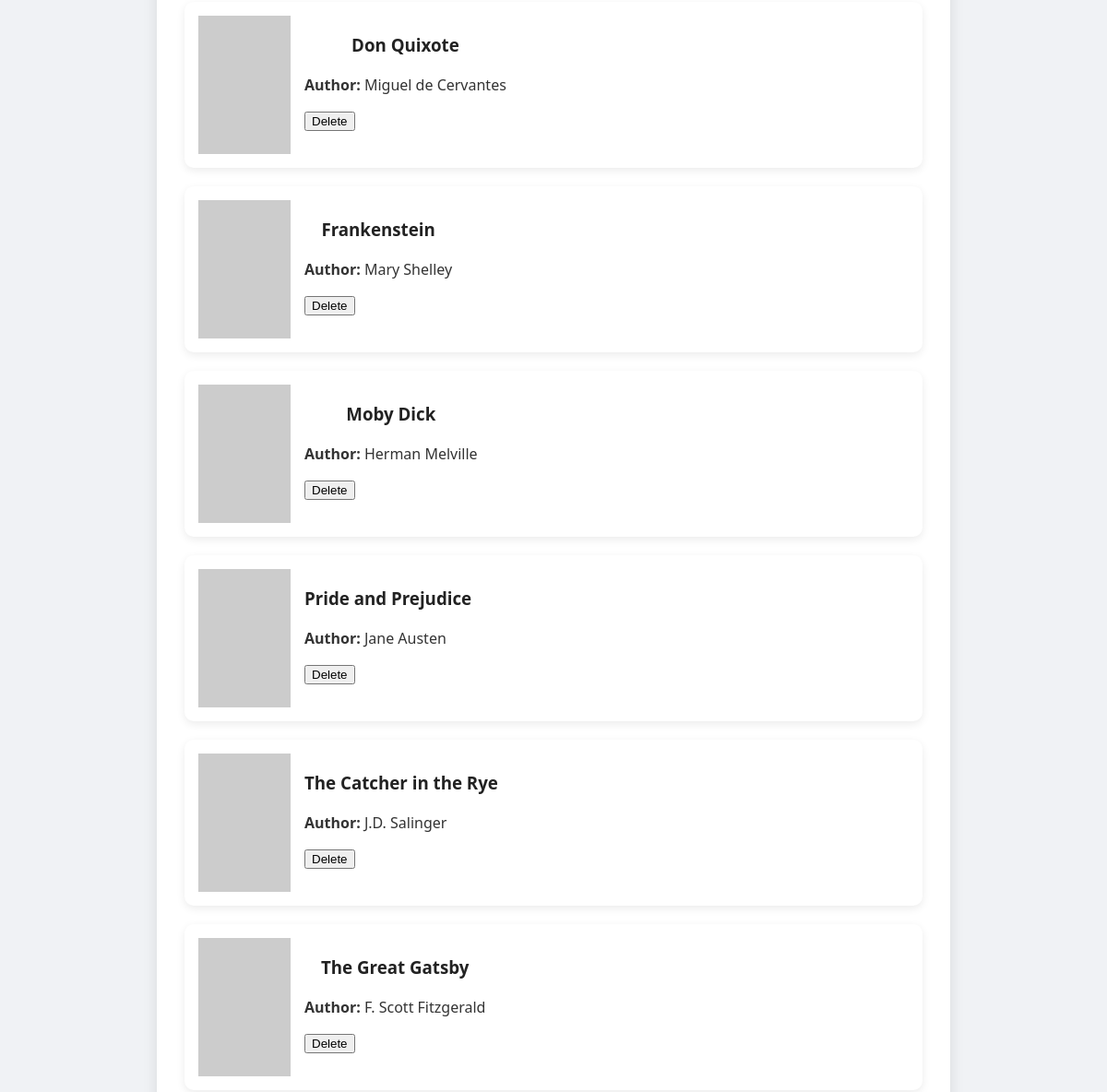
Before: / (middle part) with the older database file.
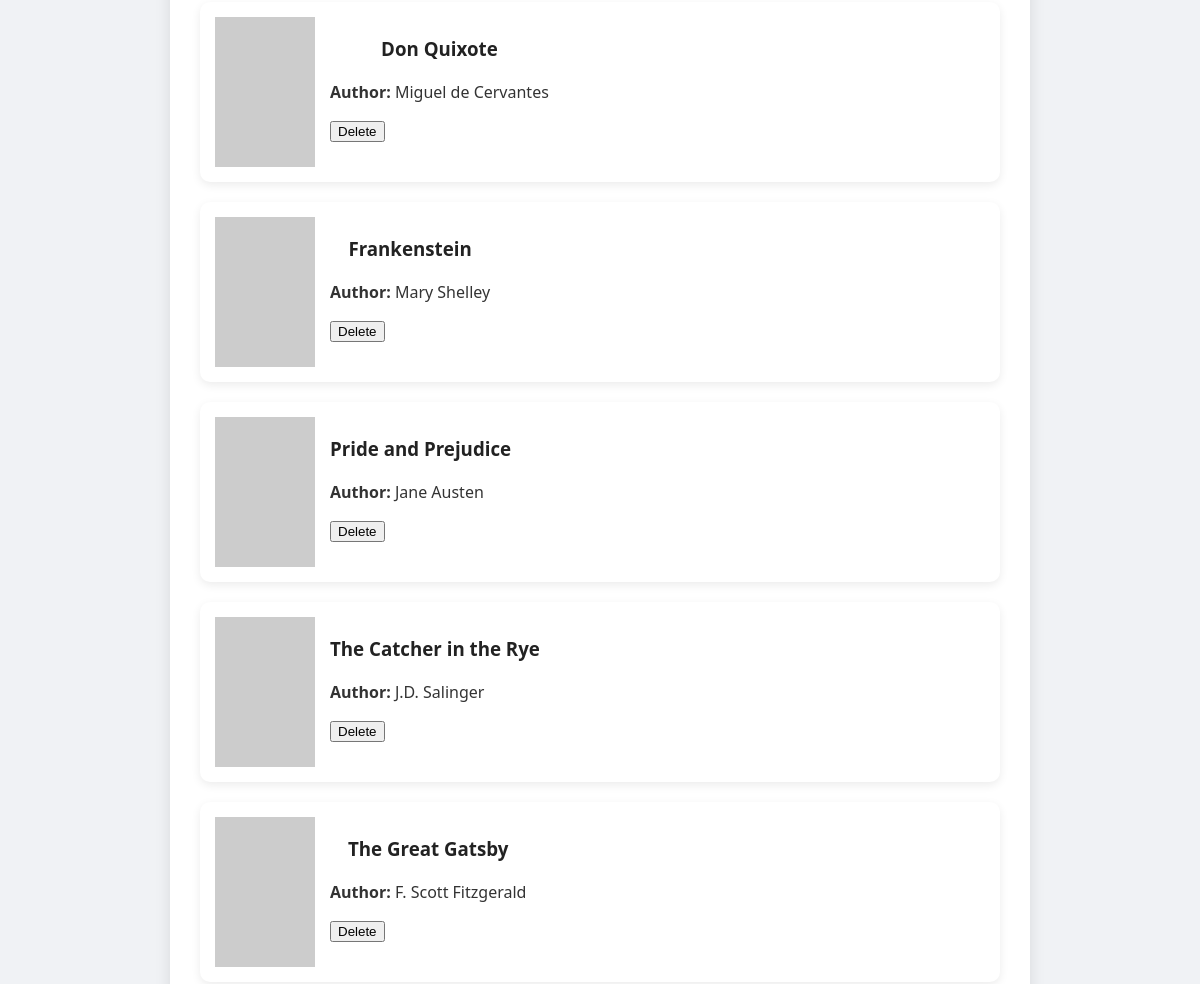
After: the same page with the newer database file.
### data_models.py (models this page shows, shortened)
class Book(db.Model):
    __tablename__ = "books"
    id = Column(Integer, primary_key=True, autoincrement=True)
    author_id = Column(Integer, ForeignKey('authors.id'))
    isbn = Column(String(13), unique=True, nullable=False)
    title = Column(String)
    publication_year = Column(Date)
    author = db.relationship('Author', backref='books')

class Author(db.Model):
    __tablename__ = 'authors'
    id = Column(Integer, primary_key=True, autoincrement=True)
    name = Column(String, nullable=False)
    birth_date = Column(Date)
    date_of_death = Column(Date)

### app.py (the view, shortened to what this page needs)
@app.route('/')
def index():
    sort_by = request.args.get('sort_by', 'title')
    search = request.args.get('search', '').lower()
    query = Book.query.join(Author)
    if sort_by == 'author':
        query = query.order_by(Author.name)
    else:
        query = query.order_by(Book.title)
    books = query.all()
    return render_template('home.html', books=books, sort_by=sort_by, search=search)

### templates/home.html (shortened to what this page needs)
<!DOCTYPE html>
<html lang="en">
<head>
  <link rel="stylesheet" href="{{ url_for('static', filename='style.css') }}" />
</head>
<body>
  <section class="container">
    <div class="book-list">
      {% for book in books %}
        <div class="book-card">
          <img src="https://covers.openlibrary.org/b/isbn/{{ book.isbn }}-M.jpg"
               alt="Cover"
               onerror="this.src='https://via.placeholder.com/100x150?text=No+Cover';" />
          <div class="book-info">
            <h3>{{ book.title }}</h3>
            <p><strong>Author:</strong> {{ book.author.name }}</p>
            <form action="{{ url_for('delete_book', book_id=book.id) }}" method="POST">
              <button type="submit" class="btn danger"
                      onclick="return confirm('Are you sure you want to delete this book?')">Delete</button>
            </form>
          </div>
        </div>
      {% endfor %}
    </div>
  </section>
</body>
</html>

### static/style.css (style rules this page uses)
body { font-family: 'Segoe UI', Tahoma, Geneva, Verdana, sans-serif; background: #f0f2f5; margin: 0; padding: 20px; color: #333; }
.container { max-width: 800px; margin: auto; background: #fff; padding: 30px; border-radius: 12px; box-shadow: 0 8px 16px rgba(0, 0, 0, 0.1); }
h1, h2, h3 { color: #222; margin-bottom: 20px; text-align: center; }
.book-list { display: flex; flex-direction: column; gap: 20px; }
.book-card { display: flex; gap: 15px; background: #fff; border-radius: 10px; padding: 15px; box-shadow: 0 3px 10px rgba(0, 0, 0, 0.08); }

Changed rows visible on the page:
removed Book: title "Moby Dick", author.name "Herman Melville"
